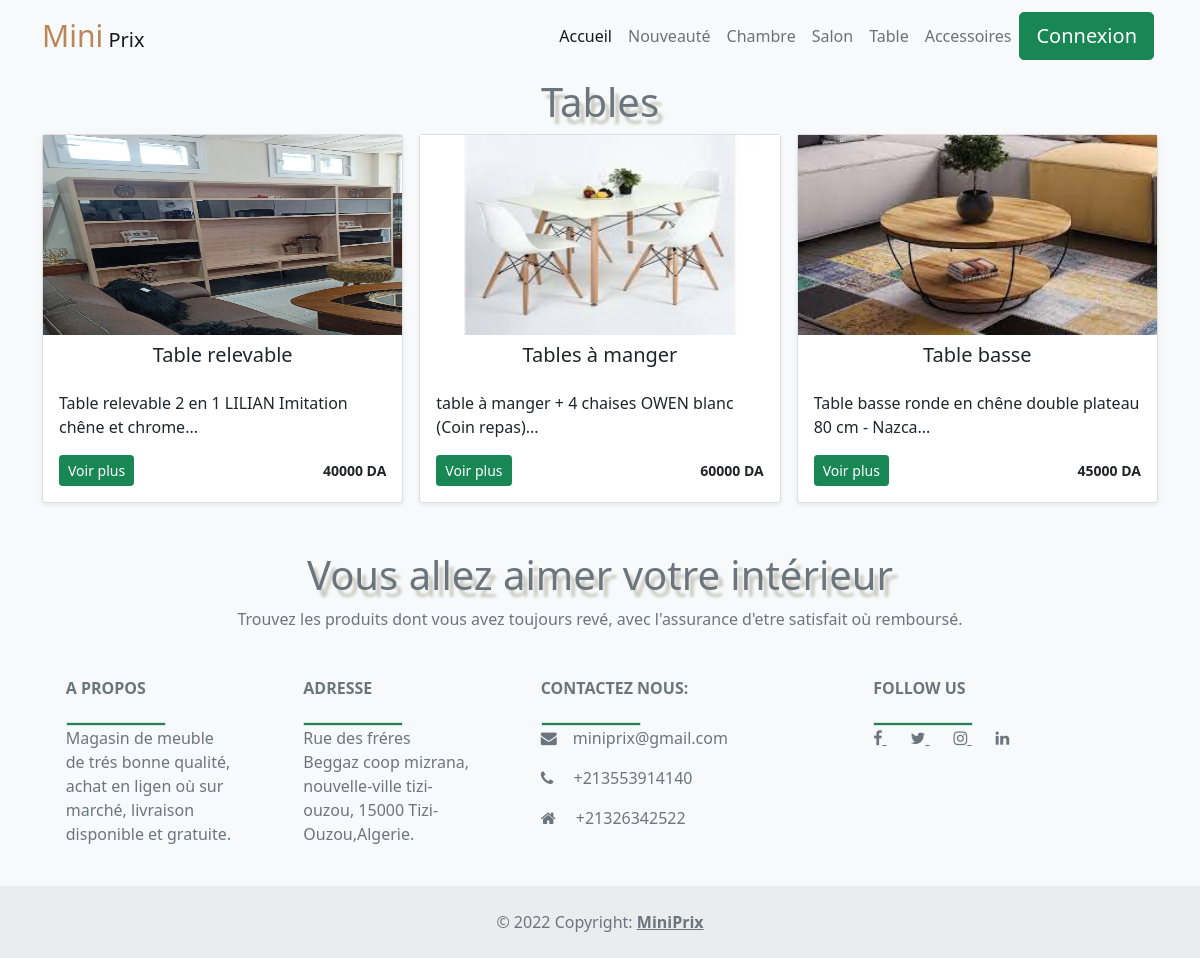
Page /table.php on the committed database.
### tables this page shows
CREATE TABLE IF NOT EXISTS `itemsmini` (
  `id` int(11) NOT NULL AUTO_INCREMENT,
  `name` varchar(100) NOT NULL,
  `description` text NOT NULL,
  `price` varchar(100) NOT NULL,
  `image` varchar(250) NOT NULL,
  `category` int(11) NOT NULL,
  PRIMARY KEY (`id`),
  KEY `category` (`category`)
);

### table.php (the view, shortened to what this page needs)
<?php
  include 'includes/navbar.php';
?>
<div class="album py-5 bg-light" style="margin-top:30px">
    <div class="container">
    <header>
        <h1> Tables  </h1>
    </header>
        <div class="row row-cols-1 row-cols-sm-2 row-cols-md-3 g-3">
        <?php
                    $db=Database::connect();
                    $statement= $db-> query('SELECT * FROM itemsmini WHERE itemsmini.category = 5');
                    $produits = $statement->fetchAll();
                    foreach($produits as $produit)
                    {  ?>
                        <div class="col">
                                <div class="card shadow-sm">
                                    <img src="online mini/<?= $produit['image']; ?>" style="height: 200px;">
                                    <h5 class="text-center mt-2" ><?= $produit['name'] ?></h5>
                                    <div class="card-body">
                                    <p class="card-text"><?= substr($produit['description'], 0, 70); ?>...</p>
                                    <div class="d-flex justify-content-between align-items-center">
                                        <div class="btn-group">
                                        <a href="detail_produit.php?pdt=<?= $produit['id'] ?>"><button type="button" class="btn btn-sm btn-success">Voir plus</button></a>
                                        </div>
                                        <small class="text" style="font-weight: bold;"><?= $produit['price'] ?> DA</small>
                                    </div>
                                    </div>
                                </div>
                        </div>
                <?php }?>
      </div>
    </div>
</div>
<?php include 'includes/footer.php'; ?>

### table.php (style rules this page uses)
header { display: flex; justify-content: center; align-items: center; flex-direction: column; }
h1 { font-size: 40px; max-width: 800px; text-align: center; text-shadow: 5px 7px 3px #c8c8c0; color:#6c757d; }

### includes/footer.php (style rules this page uses)
header { display: flex; justify-content: center; align-items: center; flex-direction: column; }
h1 { font-size: 40px; max-width: 800px; text-align: center; text-shadow: 5px 7px 3px #c8c8c0; }

### rows in the picture
itemsmini: image (picture), name "Table relevable", description "Table relevable 2 en 1 LILIAN Imitation chêne et chrome", price "40000"
itemsmini: image (picture), name "Tables à manger", description "table à manger + 4 chaises OWEN blanc (Coin repas)", price "60000"
itemsmini: image (picture), name "Table basse", description "Table basse ronde en chêne double plateau 80 cm - Nazca", price "45000"
